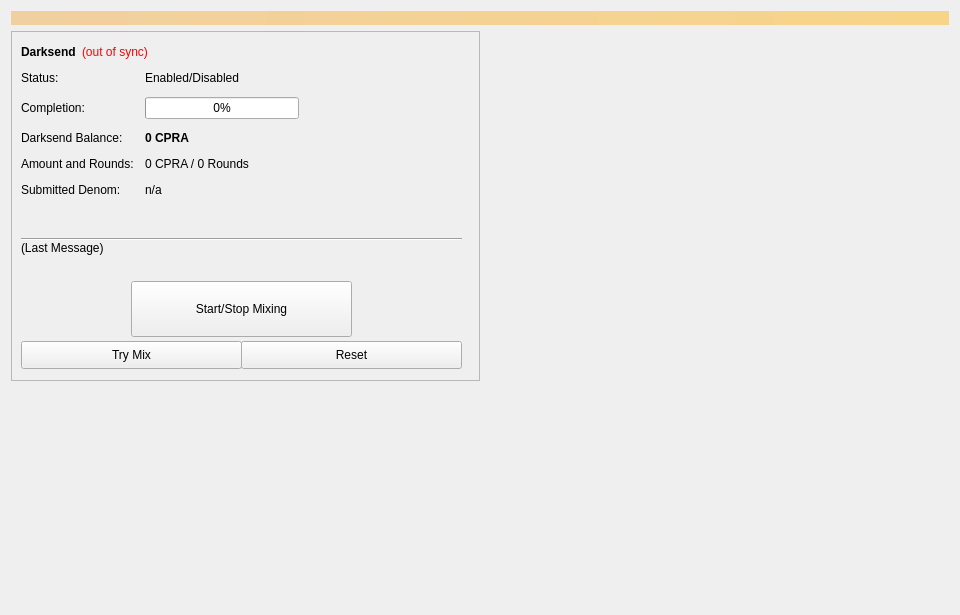
<?xml version="1.0" encoding="UTF-8"?>
<ui version="4.0">
 <class>Coinmix</class>
 <widget class="QWidget" name="Coinmix">
  <property name="geometry">
   <rect>
    <x>0</x>
    <y>0</y>
    <width>960</width>
    <height>615</height>
   </rect>
  </property>
  <property name="minimumSize">
   <size>
    <width>960</width>
    <height>0</height>
   </size>
  </property>
  <property name="windowTitle">
   <string>Form</string>
  </property>
  <layout class="QVBoxLayout" name="topLayout">
   <item>
    <widget class="QLabel" name="labelAlerts">
     <property name="visible">
      <bool>false</bool>
     </property>
     <property name="styleSheet">
      <string notr="true">background-color: qlineargradient(x1: 0, y1: 0, x2: 1, y2: 0, stop:0 #F0D0A0, stop:1 #F8D488); color:#000000;</string>
     </property>
     <property name="wordWrap">
      <bool>true</bool>
     </property>
     <property name="margin">
      <number>3</number>
     </property>
    </widget>
   </item>
   <item>
    <layout class="QHBoxLayout" name="horizontalLayout" stretch="1,1">
     <item>
      <layout class="QVBoxLayout" name="verticalLayout_2">
       <item>
        <widget class="QFrame" name="frameDarksend">
         <property name="minimumSize">
          <size>
           <width>0</width>
           <height>350</height>
          </size>
         </property>
         <property name="layoutDirection">
          <enum>Qt::LeftToRight</enum>
         </property>
         <property name="frameShape">
          <enum>QFrame::StyledPanel</enum>
         </property>
         <property name="frameShadow">
          <enum>QFrame::Raised</enum>
         </property>
         <widget class="QWidget" name="formLayoutWidget">
          <property name="geometry">
           <rect>
            <x>10</x>
            <y>40</y>
            <width>451</width>
            <height>161</height>
           </rect>
          </property>
          <layout class="QFormLayout" name="formLayout">
           <property name="fieldGrowthPolicy">
            <enum>QFormLayout::AllNonFixedFieldsGrow</enum>
           </property>
           <property name="horizontalSpacing">
            <number>11</number>
           </property>
           <property name="verticalSpacing">
            <number>12</number>
           </property>
           <item row="0" column="0">
            <widget class="QLabel" name="label_6">
             <property name="text">
              <string>Status:</string>
             </property>
            </widget>
           </item>
           <item row="1" column="0">
            <widget class="QLabel" name="label_7">
             <property name="text">
              <string>Completion:</string>
             </property>
            </widget>
           </item>
           <item row="1" column="1">
            <widget class="QProgressBar" name="DarksendProgress">
             <property name="maximumSize">
              <size>
               <width>154</width>
               <height>16777215</height>
              </size>
             </property>
             <property name="value">
              <number>0</number>
             </property>
            </widget>
           </item>
           <item row="2" column="0">
            <widget class="QLabel" name="labelAnonymizedText">
             <property name="text">
              <string>Darksend Balance:</string>
             </property>
            </widget>
           </item>
           <item row="2" column="1">
            <widget class="QLabel" name="labelAnonymized">
             <property name="font">
              <font>
               <weight>75</weight>
               <bold>true</bold>
              </font>
             </property>
             <property name="text">
              <string notr="true">0 CPRA</string>
             </property>
            </widget>
           </item>
           <item row="3" column="0">
            <widget class="QLabel" name="label_8">
             <property name="text">
              <string>Amount and Rounds:</string>
             </property>
            </widget>
           </item>
           <item row="3" column="1">
            <widget class="QLabel" name="labelAmountRounds">
             <property name="text">
              <string>0 CPRA / 0 Rounds</string>
             </property>
            </widget>
           </item>
           <item row="4" column="0">
            <widget class="QLabel" name="label_9">
             <property name="text">
              <string>Submitted Denom:</string>
             </property>
            </widget>
           </item>
           <item row="4" column="1">
            <widget class="QLabel" name="labelSubmittedDenom">
             <property name="toolTip">
              <string>The denominations you submitted to the Masternode.&lt;br&gt;To mix, other users must submit the exact same denominations.</string>
             </property>
             <property name="text">
              <string>n/a</string>
             </property>
            </widget>
           </item>
           <item row="0" column="1">
            <widget class="QLabel" name="DarksendEnabled">
             <property name="text">
              <string>Enabled/Disabled</string>
             </property>
            </widget>
           </item>
          </layout>
         </widget>
         <widget class="QPushButton" name="runAutoDenom">
          <property name="geometry">
           <rect>
            <x>251</x>
            <y>17</y>
            <width>1</width>
            <height>1</height>
           </rect>
          </property>
          <property name="palette">
           <palette>
            <active>
             <colorrole role="WindowText">
              <brush brushstyle="SolidPattern">
               <color alpha="255">
                <red>0</red>
                <green>0</green>
                <blue>0</blue>
               </color>
              </brush>
             </colorrole>
             <colorrole role="Button">
              <brush brushstyle="SolidPattern">
               <color alpha="255">
                <red>239</red>
                <green>238</green>
                <blue>238</blue>
               </color>
              </brush>
             </colorrole>
             <colorrole role="Light">
              <brush brushstyle="SolidPattern">
               <color alpha="255">
                <red>255</red>
                <green>255</green>
                <blue>255</blue>
               </color>
              </brush>
             </colorrole>
             <colorrole role="Midlight">
              <brush brushstyle="SolidPattern">
               <color alpha="255">
                <red>247</red>
                <green>246</green>
                <blue>246</blue>
               </color>
              </brush>
             </colorrole>
             <colorrole role="Dark">
              <brush brushstyle="SolidPattern">
               <color alpha="255">
                <red>119</red>
                <green>119</green>
                <blue>119</blue>
               </color>
              </brush>
             </colorrole>
             <colorrole role="Mid">
              <brush brushstyle="SolidPattern">
               <color alpha="255">
                <red>159</red>
                <green>159</green>
                <blue>159</blue>
               </color>
              </brush>
             </colorrole>
             <colorrole role="Text">
              <brush brushstyle="SolidPattern">
               <color alpha="255">
                <red>0</red>
                <green>0</green>
                <blue>0</blue>
               </color>
              </brush>
             </colorrole>
             <colorrole role="BrightText">
              <brush brushstyle="SolidPattern">
               <color alpha="255">
                <red>255</red>
                <green>255</green>
                <blue>255</blue>
               </color>
              </brush>
             </colorrole>
             <colorrole role="ButtonText">
              <brush brushstyle="SolidPattern">
               <color alpha="255">
                <red>0</red>
                <green>0</green>
                <blue>0</blue>
               </color>
              </brush>
             </colorrole>
             <colorrole role="Base">
              <brush brushstyle="SolidPattern">
               <color alpha="255">
                <red>255</red>
                <green>255</green>
                <blue>255</blue>
               </color>
              </brush>
             </colorrole>
             <colorrole role="Window">
              <brush brushstyle="SolidPattern">
               <color alpha="255">
                <red>239</red>
                <green>238</green>
                <blue>238</blue>
               </color>
              </brush>
             </colorrole>
             <colorrole role="Shadow">
              <brush brushstyle="SolidPattern">
               <color alpha="255">
                <red>0</red>
                <green>0</green>
                <blue>0</blue>
               </color>
              </brush>
             </colorrole>
             <colorrole role="AlternateBase">
              <brush brushstyle="SolidPattern">
               <color alpha="255">
                <red>247</red>
                <green>246</green>
                <blue>246</blue>
               </color>
              </brush>
             </colorrole>
             <colorrole role="ToolTipBase">
              <brush brushstyle="SolidPattern">
               <color alpha="255">
                <red>255</red>
                <green>255</green>
                <blue>220</blue>
               </color>
              </brush>
             </colorrole>
             <colorrole role="ToolTipText">
              <brush brushstyle="SolidPattern">
               <color alpha="255">
                <red>0</red>
                <green>0</green>
                <blue>0</blue>
               </color>
              </brush>
             </colorrole>
            </active>
            <inactive>
             <colorrole role="WindowText">
              <brush brushstyle="SolidPattern">
               <color alpha="255">
                <red>0</red>
                <green>0</green>
                <blue>0</blue>
               </color>
              </brush>
             </colorrole>
             <colorrole role="Button">
              <brush brushstyle="SolidPattern">
               <color alpha="255">
                <red>239</red>
                <green>238</green>
                <blue>238</blue>
               </color>
              </brush>
             </colorrole>
             <colorrole role="Light">
              <brush brushstyle="SolidPattern">
               <color alpha="255">
                <red>255</red>
                <green>255</green>
                <blue>255</blue>
               </color>
              </brush>
             </colorrole>
             <colorrole role="Midlight">
              <brush brushstyle="SolidPattern">
               <color alpha="255">
                <red>247</red>
                <green>246</green>
                <blue>246</blue>
               </color>
              </brush>
             </colorrole>
             <colorrole role="Dark">
              <brush brushstyle="SolidPattern">
               <color alpha="255">
                <red>119</red>
                <green>119</green>
                <blue>119</blue>
               </color>
              </brush>
             </colorrole>
             <colorrole role="Mid">
              <brush brushstyle="SolidPattern">
               <color alpha="255">
                <red>159</red>
                <green>159</green>
                <blue>159</blue>
               </color>
              </brush>
             </colorrole>
             <colorrole role="Text">
              <brush brushstyle="SolidPattern">
               <color alpha="255">
                <red>0</red>
                <green>0</green>
                <blue>0</blue>
               </color>
              </brush>
             </colorrole>
             <colorrole role="BrightText">
              <brush brushstyle="SolidPattern">
               <color alpha="255">
                <red>255</red>
                <green>255</green>
                <blue>255</blue>
               </color>
              </brush>
             </colorrole>
             <colorrole role="ButtonText">
              <brush brushstyle="SolidPattern">
               <color alpha="255">
                <red>0</red>
                <green>0</green>
                <blue>0</blue>
               </color>
              </brush>
             </colorrole>
             <colorrole role="Base">
              <brush brushstyle="SolidPattern">
               <color alpha="255">
                <red>255</red>
                <green>255</green>
                <blue>255</blue>
               </color>
              </brush>
             </colorrole>
             <colorrole role="Window">
              <brush brushstyle="SolidPattern">
               <color alpha="255">
                <red>239</red>
                <green>238</green>
                <blue>238</blue>
               </color>
              </brush>
             </colorrole>
             <colorrole role="Shadow">
              <brush brushstyle="SolidPattern">
               <color alpha="255">
                <red>0</red>
                <green>0</green>
                <blue>0</blue>
               </color>
              </brush>
             </colorrole>
             <colorrole role="AlternateBase">
              <brush brushstyle="SolidPattern">
               <color alpha="255">
                <red>247</red>
                <green>246</green>
                <blue>246</blue>
               </color>
              </brush>
             </colorrole>
             <colorrole role="ToolTipBase">
              <brush brushstyle="SolidPattern">
               <color alpha="255">
                <red>255</red>
                <green>255</green>
                <blue>220</blue>
               </color>
              </brush>
             </colorrole>
             <colorrole role="ToolTipText">
              <brush brushstyle="SolidPattern">
               <color alpha="255">
                <red>0</red>
                <green>0</green>
                <blue>0</blue>
               </color>
              </brush>
             </colorrole>
            </inactive>
            <disabled>
             <colorrole role="WindowText">
              <brush brushstyle="SolidPattern">
               <color alpha="255">
                <red>119</red>
                <green>119</green>
                <blue>119</blue>
               </color>
              </brush>
             </colorrole>
             <colorrole role="Button">
              <brush brushstyle="SolidPattern">
               <color alpha="255">
                <red>239</red>
                <green>238</green>
                <blue>238</blue>
               </color>
              </brush>
             </colorrole>
             <colorrole role="Light">
              <brush brushstyle="SolidPattern">
               <color alpha="255">
                <red>255</red>
                <green>255</green>
                <blue>255</blue>
               </color>
              </brush>
             </colorrole>
             <colorrole role="Midlight">
              <brush brushstyle="SolidPattern">
               <color alpha="255">
                <red>247</red>
                <green>246</green>
                <blue>246</blue>
               </color>
              </brush>
             </colorrole>
             <colorrole role="Dark">
              <brush brushstyle="SolidPattern">
               <color alpha="255">
                <red>119</red>
                <green>119</green>
                <blue>119</blue>
               </color>
              </brush>
             </colorrole>
             <colorrole role="Mid">
              <brush brushstyle="SolidPattern">
               <color alpha="255">
                <red>159</red>
                <green>159</green>
                <blue>159</blue>
               </color>
              </brush>
             </colorrole>
             <colorrole role="Text">
              <brush brushstyle="SolidPattern">
               <color alpha="255">
                <red>119</red>
                <green>119</green>
                <blue>119</blue>
               </color>
              </brush>
             </colorrole>
             <colorrole role="BrightText">
              <brush brushstyle="SolidPattern">
               <color alpha="255">
                <red>255</red>
                <green>255</green>
                <blue>255</blue>
               </color>
              </brush>
             </colorrole>
             <colorrole role="ButtonText">
              <brush brushstyle="SolidPattern">
               <color alpha="255">
                <red>119</red>
                <green>119</green>
                <blue>119</blue>
               </color>
              </brush>
             </colorrole>
             <colorrole role="Base">
              <brush brushstyle="SolidPattern">
               <color alpha="255">
                <red>239</red>
                <green>238</green>
                <blue>238</blue>
               </color>
              </brush>
             </colorrole>
             <colorrole role="Window">
              <brush brushstyle="SolidPattern">
               <color alpha="255">
                <red>239</red>
                <green>238</green>
                <blue>238</blue>
               </color>
              </brush>
             </colorrole>
             <colorrole role="Shadow">
              <brush brushstyle="SolidPattern">
               <color alpha="255">
                <red>0</red>
                <green>0</green>
                <blue>0</blue>
               </color>
              </brush>
             </colorrole>
             <colorrole role="AlternateBase">
              <brush brushstyle="SolidPattern">
               <color alpha="255">
                <red>239</red>
                <green>238</green>
                <blue>238</blue>
               </color>
              </brush>
             </colorrole>
             <colorrole role="ToolTipBase">
              <brush brushstyle="SolidPattern">
               <color alpha="255">
                <red>255</red>
                <green>255</green>
                <blue>220</blue>
               </color>
              </brush>
             </colorrole>
             <colorrole role="ToolTipText">
              <brush brushstyle="SolidPattern">
               <color alpha="255">
                <red>0</red>
                <green>0</green>
                <blue>0</blue>
               </color>
              </brush>
             </colorrole>
            </disabled>
           </palette>
          </property>
          <property name="focusPolicy">
           <enum>Qt::NoFocus</enum>
          </property>
          <property name="autoFillBackground">
           <bool>true</bool>
          </property>
          <property name="text">
           <string/>
          </property>
          <property name="flat">
           <bool>true</bool>
          </property>
         </widget>
         <widget class="QPushButton" name="toggleDarksend">
          <property name="geometry">
           <rect>
            <x>120</x>
            <y>250</y>
            <width>221</width>
            <height>56</height>
           </rect>
          </property>
          <property name="sizePolicy">
           <sizepolicy hsizetype="MinimumExpanding" vsizetype="Fixed">
            <horstretch>0</horstretch>
            <verstretch>0</verstretch>
           </sizepolicy>
          </property>
          <property name="text">
           <string>Start/Stop Mixing</string>
          </property>
         </widget>
         <widget class="Line" name="lineLastMessage">
          <property name="geometry">
           <rect>
            <x>10</x>
            <y>200</y>
            <width>441</width>
            <height>16</height>
           </rect>
          </property>
          <property name="orientation">
           <enum>Qt::Horizontal</enum>
          </property>
         </widget>
         <widget class="QLabel" name="DarksendStatus">
          <property name="geometry">
           <rect>
            <x>10</x>
            <y>210</y>
            <width>451</width>
            <height>43</height>
           </rect>
          </property>
          <property name="minimumSize">
           <size>
            <width>288</width>
            <height>43</height>
           </size>
          </property>
          <property name="text">
           <string>(Last Message)</string>
          </property>
          <property name="alignment">
           <set>Qt::AlignLeading|Qt::AlignLeft|Qt::AlignTop</set>
          </property>
          <property name="wordWrap">
           <bool>true</bool>
          </property>
         </widget>
         <widget class="QPushButton" name="DarksendAuto">
          <property name="geometry">
           <rect>
            <x>10</x>
            <y>310</y>
            <width>221</width>
            <height>28</height>
           </rect>
          </property>
          <property name="sizePolicy">
           <sizepolicy hsizetype="MinimumExpanding" vsizetype="Fixed">
            <horstretch>0</horstretch>
            <verstretch>0</verstretch>
           </sizepolicy>
          </property>
          <property name="toolTip">
           <string>Try to manually submit a Darksend request.</string>
          </property>
          <property name="text">
           <string>Try Mix</string>
          </property>
         </widget>
         <widget class="QPushButton" name="DarksendReset">
          <property name="geometry">
           <rect>
            <x>230</x>
            <y>310</y>
            <width>221</width>
            <height>28</height>
           </rect>
          </property>
          <property name="sizePolicy">
           <sizepolicy hsizetype="MinimumExpanding" vsizetype="Fixed">
            <horstretch>0</horstretch>
            <verstretch>0</verstretch>
           </sizepolicy>
          </property>
          <property name="toolTip">
           <string>Reset the current status of Darksend (can interrupt Darksend if it's in the process of Mixing, which can cost you money!)</string>
          </property>
          <property name="autoFillBackground">
           <bool>false</bool>
          </property>
          <property name="text">
           <string>Reset</string>
          </property>
         </widget>
         <widget class="QWidget" name="layoutWidget">
          <property name="geometry">
           <rect>
            <x>10</x>
            <y>10</y>
            <width>431</width>
            <height>22</height>
           </rect>
          </property>
          <layout class="QHBoxLayout" name="horizontalLayout_5">
           <item>
            <widget class="QLabel" name="label_2">
             <property name="font">
              <font>
               <weight>75</weight>
               <bold>true</bold>
              </font>
             </property>
             <property name="text">
              <string>Darksend</string>
             </property>
            </widget>
           </item>
           <item>
            <widget class="QLabel" name="labelDarksendSyncStatus">
             <property name="toolTip">
              <string>The displayed information may be out of date. Your wallet automatically synchronizes with the CPRA network after a connection is established, but this process has not completed yet.</string>
             </property>
             <property name="styleSheet">
              <string notr="true">QLabel { color: red; }</string>
             </property>
             <property name="text">
              <string notr="true">(out of sync)</string>
             </property>
             <property name="alignment">
              <set>Qt::AlignLeading|Qt::AlignLeft|Qt::AlignVCenter</set>
             </property>
            </widget>
           </item>
           <item>
            <spacer name="horizontalSpacer_4">
             <property name="orientation">
              <enum>Qt::Horizontal</enum>
             </property>
             <property name="sizeHint" stdset="0">
              <size>
               <width>40</width>
               <height>20</height>
              </size>
             </property>
            </spacer>
           </item>
          </layout>
         </widget>
        </widget>
       </item>
       <item>
        <spacer name="verticalSpacer">
         <property name="orientation">
          <enum>Qt::Vertical</enum>
         </property>
         <property name="sizeHint" stdset="0">
          <size>
           <width>20</width>
           <height>40</height>
          </size>
         </property>
        </spacer>
       </item>
      </layout>
     </item>
     <item>
      <layout class="QVBoxLayout" name="verticalLayout_3">
       <item>
        <spacer name="verticalSpacer_2">
         <property name="orientation">
          <enum>Qt::Vertical</enum>
         </property>
         <property name="sizeType">
          <enum>QSizePolicy::Expanding</enum>
         </property>
         <property name="sizeHint" stdset="0">
          <size>
           <width>20</width>
           <height>40</height>
          </size>
         </property>
        </spacer>
       </item>
      </layout>
     </item>
    </layout>
   </item>
  </layout>
 </widget>
 <resources/>
 <connections/>
</ui>
